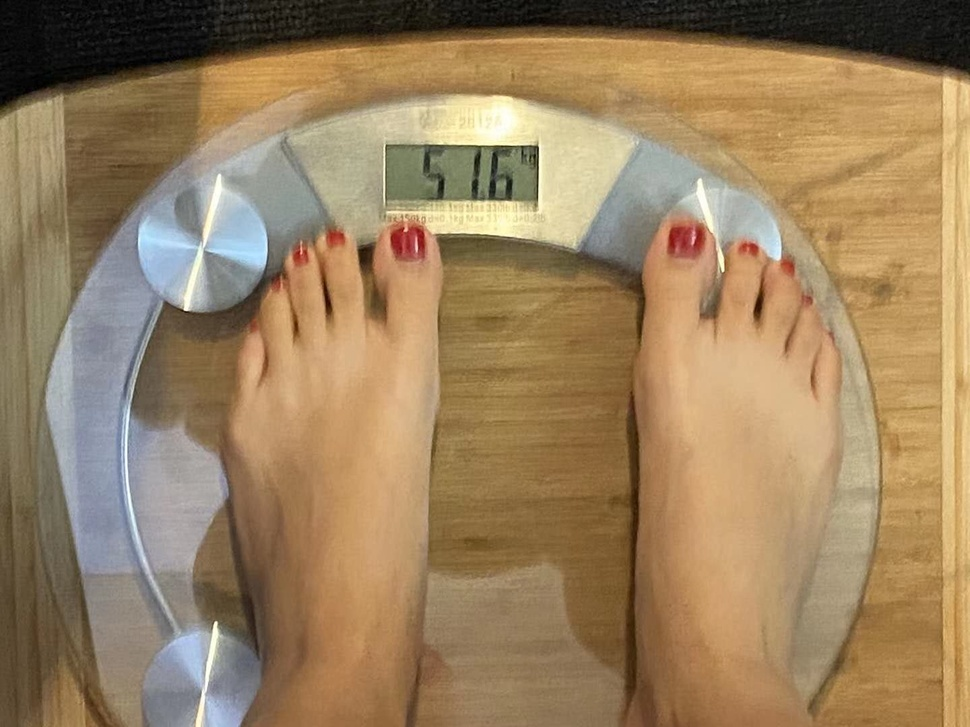
#> input picture files/b1.jpg, 970 x 727 px, shrunk from 1440 x 1080 before the run
$ python 05-image_mirror.py
#> lines starting #> are read from the running program, lines starting #| are printed output that depends on the picture
# coding=utf-8
# @Time     :2020/5/6 0006 17:42
# @Author   :Eric
# @Email    :zhangqi_@pku.edu.cn
# @File     :05-image_mirror.py
# @Software :PyCharm

from PIL import Image

# 1.加载原图
im1 = Image.open('files/b1.jpg')
#> im1 is the input picture: PIL image 970x727 RGB; mean R, G, B 154.6, 129.4, 95.4
im1.show()
# 2.左右镜像
image_lr = im1.transpose(Image.FLIP_LEFT_RIGHT)
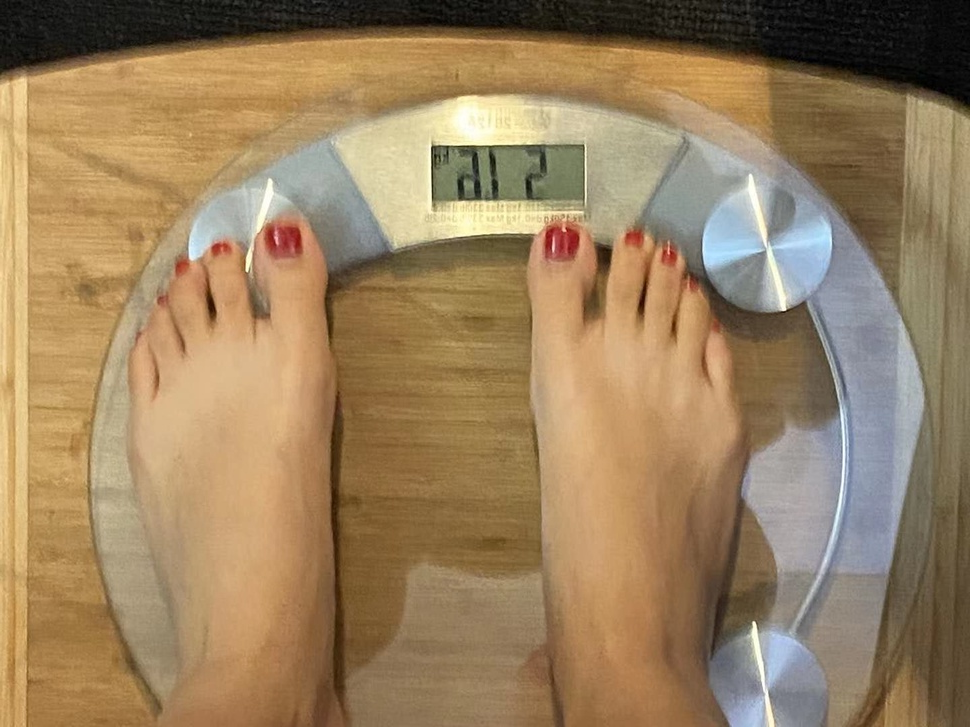
#> image_lr: PIL image 970x727 RGB; mean R, G, B 154.6, 129.4, 95.4
image_lr.show()
image_lr.save('files/b1_lr.jpg')
# 3.上下镜像
image_tb = im1.transpose(Image.FLIP_TOP_BOTTOM)
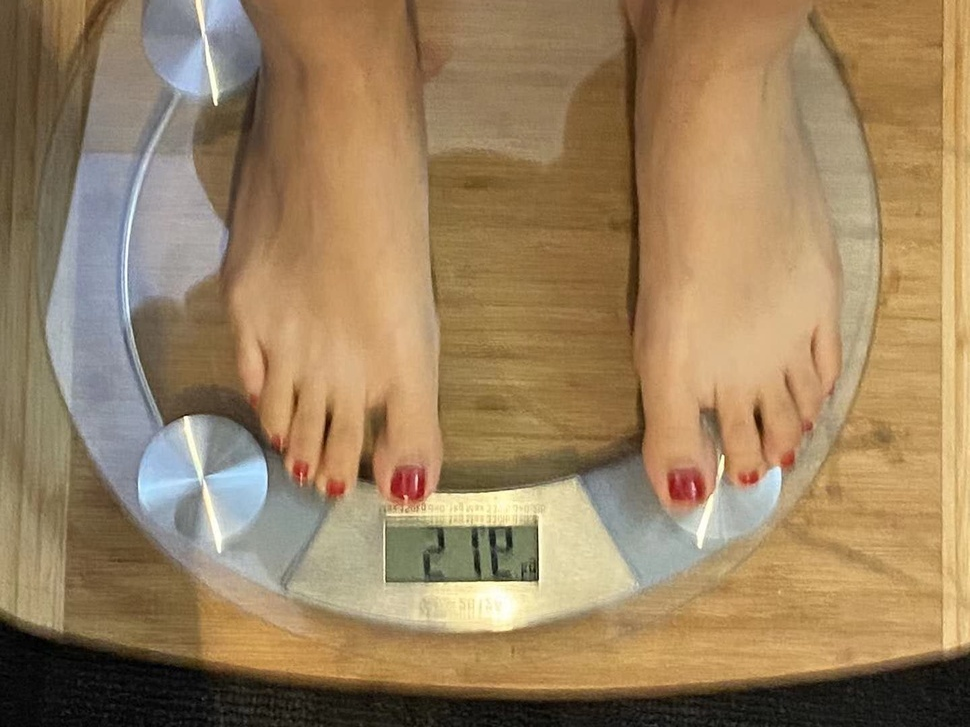
#> image_tb: PIL image 970x727 RGB; mean R, G, B 154.6, 129.4, 95.4
image_tb.show()
image_tb.save('files/b1_tb.jpg')
# 4.左右镜像的上下镜像
image_lrtb = image_lr.transpose(Image.FLIP_TOP_BOTTOM)
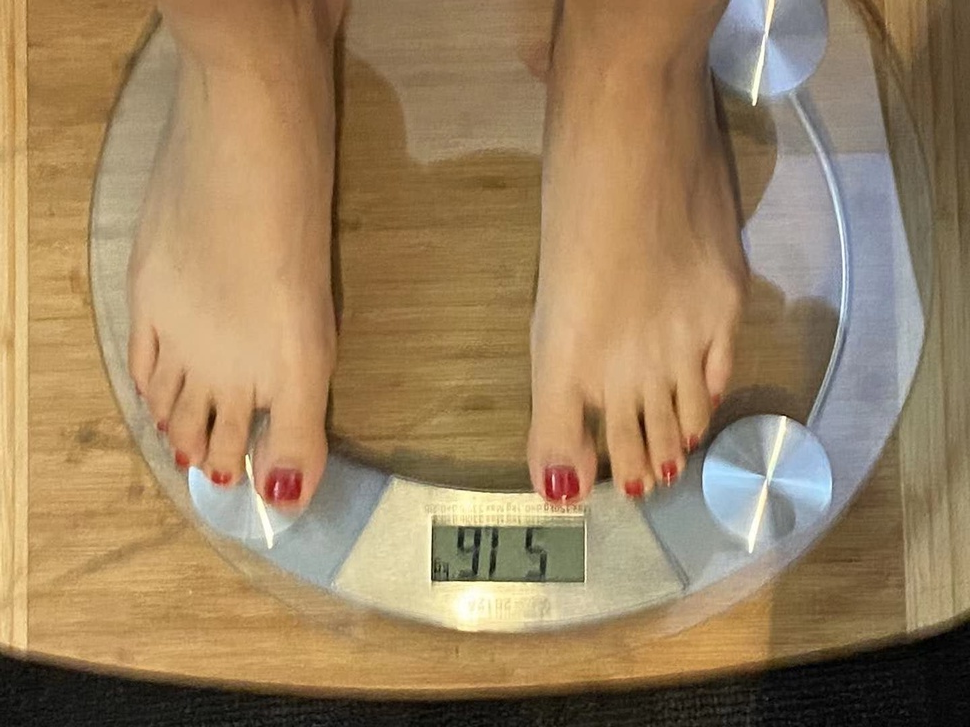
#> image_lrtb: PIL image 970x727 RGB; mean R, G, B 154.6, 129.4, 95.4
image_lrtb.show()
image_lrtb.save('files/b1_lrtb.jpg')
